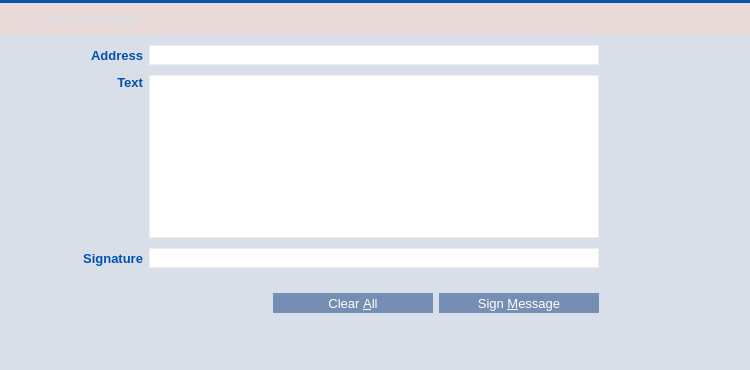
<?xml version="1.0" encoding="UTF-8"?>
<ui version="4.0">
 <class>SignMessagePage</class>
 <widget class="QWidget" name="SignMessagePage">
  <property name="geometry">
   <rect>
    <x>0</x>
    <y>0</y>
    <width>750</width>
    <height>370</height>
   </rect>
  </property>
  <property name="palette">
   <palette>
    <active>
     <colorrole role="Button">
      <brush brushstyle="SolidPattern">
       <color alpha="255">
        <red>233</red>
        <green>217</green>
        <blue>216</blue>
       </color>
      </brush>
     </colorrole>
     <colorrole role="Base">
      <brush brushstyle="SolidPattern">
       <color alpha="255">
        <red>233</red>
        <green>217</green>
        <blue>216</blue>
       </color>
      </brush>
     </colorrole>
     <colorrole role="Window">
      <brush brushstyle="SolidPattern">
       <color alpha="255">
        <red>233</red>
        <green>217</green>
        <blue>216</blue>
       </color>
      </brush>
     </colorrole>
     <colorrole role="Highlight">
      <brush brushstyle="SolidPattern">
       <color alpha="255">
        <red>235</red>
        <green>235</green>
        <blue>235</blue>
       </color>
      </brush>
     </colorrole>
     <colorrole role="HighlightedText">
      <brush brushstyle="SolidPattern">
       <color alpha="255">
        <red>171</red>
        <green>127</green>
        <blue>130</blue>
       </color>
      </brush>
     </colorrole>
    </active>
    <inactive>
     <colorrole role="Button">
      <brush brushstyle="SolidPattern">
       <color alpha="255">
        <red>233</red>
        <green>217</green>
        <blue>216</blue>
       </color>
      </brush>
     </colorrole>
     <colorrole role="Base">
      <brush brushstyle="SolidPattern">
       <color alpha="255">
        <red>233</red>
        <green>217</green>
        <blue>216</blue>
       </color>
      </brush>
     </colorrole>
     <colorrole role="Window">
      <brush brushstyle="SolidPattern">
       <color alpha="255">
        <red>233</red>
        <green>217</green>
        <blue>216</blue>
       </color>
      </brush>
     </colorrole>
     <colorrole role="Highlight">
      <brush brushstyle="SolidPattern">
       <color alpha="255">
        <red>235</red>
        <green>235</green>
        <blue>235</blue>
       </color>
      </brush>
     </colorrole>
     <colorrole role="HighlightedText">
      <brush brushstyle="SolidPattern">
       <color alpha="255">
        <red>171</red>
        <green>127</green>
        <blue>130</blue>
       </color>
      </brush>
     </colorrole>
    </inactive>
    <disabled>
     <colorrole role="Button">
      <brush brushstyle="SolidPattern">
       <color alpha="255">
        <red>233</red>
        <green>217</green>
        <blue>216</blue>
       </color>
      </brush>
     </colorrole>
     <colorrole role="Base">
      <brush brushstyle="SolidPattern">
       <color alpha="255">
        <red>233</red>
        <green>217</green>
        <blue>216</blue>
       </color>
      </brush>
     </colorrole>
     <colorrole role="Window">
      <brush brushstyle="SolidPattern">
       <color alpha="255">
        <red>233</red>
        <green>217</green>
        <blue>216</blue>
       </color>
      </brush>
     </colorrole>
     <colorrole role="Highlight">
      <brush brushstyle="SolidPattern">
       <color alpha="255">
        <red>240</red>
        <green>240</green>
        <blue>240</blue>
       </color>
      </brush>
     </colorrole>
     <colorrole role="HighlightedText">
      <brush brushstyle="SolidPattern">
       <color alpha="255">
        <red>171</red>
        <green>127</green>
        <blue>130</blue>
       </color>
      </brush>
     </colorrole>
    </disabled>
   </palette>
  </property>
  <property name="windowTitle">
   <string>Form</string>
  </property>
  <property name="styleSheet">
   <string notr="true">QLineEdit {
	border: 1px solid #ededed;
}
</string>
  </property>
  <layout class="QVBoxLayout" name="verticalLayout_4">
   <property name="spacing">
    <number>0</number>
   </property>
   <property name="margin">
    <number>0</number>
   </property>
   <item>
    <widget class="Line" name="lineBeforeAddressBook_3">
     <property name="styleSheet">
      <string notr="true">background-color: #0052AE;</string>
     </property>
     <property name="frameShadow">
      <enum>QFrame::Raised</enum>
     </property>
     <property name="lineWidth">
      <number>0</number>
     </property>
     <property name="orientation">
      <enum>Qt::Horizontal</enum>
     </property>
    </widget>
   </item>
   <item>
    <widget class="QWidget" name="wHeader" native="true">
     <property name="minimumSize">
      <size>
       <width>0</width>
       <height>32</height>
      </size>
     </property>
     <property name="maximumSize">
      <size>
       <width>16777215</width>
       <height>32</height>
      </size>
     </property>
     <property name="is_header" stdset="0">
      <bool>true</bool>
     </property>
     <layout class="QHBoxLayout" name="horizontalLayout_20">
      <property name="margin">
       <number>0</number>
      </property>
      <item>
       <spacer name="horizontalSpacer_28">
        <property name="orientation">
         <enum>Qt::Horizontal</enum>
        </property>
        <property name="sizeType">
         <enum>QSizePolicy::Fixed</enum>
        </property>
        <property name="sizeHint" stdset="0">
         <size>
          <width>7</width>
          <height>20</height>
         </size>
        </property>
       </spacer>
      </item>
      <item>
       <widget class="QLabel" name="label_37">
        <property name="sizePolicy">
         <sizepolicy hsizetype="Preferred" vsizetype="Preferred">
          <horstretch>0</horstretch>
          <verstretch>0</verstretch>
         </sizepolicy>
        </property>
        <property name="minimumSize">
         <size>
          <width>30</width>
          <height>30</height>
         </size>
        </property>
        <property name="maximumSize">
         <size>
          <width>30</width>
          <height>30</height>
         </size>
        </property>
        <property name="text">
         <string/>
        </property>
        <property name="pixmap">
         <pixmap resource="../res.qrc">:/res/sign_message_icon.png</pixmap>
        </property>
       </widget>
      </item>
      <item>
       <widget class="QLabel" name="label_38">
        <property name="font">
         <font>
          <pointsize>11</pointsize>
          <stylestrategy>PreferAntialias</stylestrategy>
         </font>
        </property>
        <property name="styleSheet">
         <string notr="true">QLabel {
	color: #D8DFE9;
}</string>
        </property>
        <property name="text">
         <string>Sign Message</string>
        </property>
        <property name="buddy">
         <cstring></cstring>
        </property>
       </widget>
      </item>
     </layout>
    </widget>
   </item>
   <item>
    <widget class="QWidget" name="wContainer" native="true">
     <property name="styleSheet">
      <string notr="true">#wContainer {
	background-color: #D8DFE9;
}</string>
     </property>
     <layout class="QVBoxLayout" name="verticalLayout_2">
      <property name="spacing">
       <number>0</number>
      </property>
      <property name="margin">
       <number>0</number>
      </property>
      <item>
       <layout class="QHBoxLayout" name="horizontalLayout" stretch="1,7,1">
        <property name="spacing">
         <number>0</number>
        </property>
        <item>
         <spacer name="horizontalSpacer_29">
          <property name="orientation">
           <enum>Qt::Horizontal</enum>
          </property>
          <property name="sizeHint" stdset="0">
           <size>
            <width>136</width>
            <height>216</height>
           </size>
          </property>
         </spacer>
        </item>
        <item>
         <layout class="QVBoxLayout" name="verticalLayout_3">
          <property name="topMargin">
           <number>0</number>
          </property>
          <item>
           <layout class="QGridLayout" name="gridLayout_5">
            <property name="topMargin">
             <number>6</number>
            </property>
            <property name="bottomMargin">
             <number>3</number>
            </property>
            <property name="spacing">
             <number>6</number>
            </property>
            <item row="2" column="0">
             <widget class="QLabel" name="label_40">
              <property name="font">
               <font>
                <pointsize>10</pointsize>
                <weight>75</weight>
                <bold>true</bold>
               </font>
              </property>
              <property name="styleSheet">
               <string notr="true">QLabel {
	color: #0052AE;
}</string>
              </property>
              <property name="text">
               <string>Signature</string>
              </property>
              <property name="alignment">
               <set>Qt::AlignRight|Qt::AlignTrailing|Qt::AlignVCenter</set>
              </property>
              <property name="margin">
               <number>5</number>
              </property>
             </widget>
            </item>
            <item row="0" column="3">
             <widget class="QPushButton" name="addressBookButton_SM">
              <property name="minimumSize">
               <size>
                <width>28</width>
                <height>28</height>
               </size>
              </property>
              <property name="maximumSize">
               <size>
                <width>28</width>
                <height>28</height>
               </size>
              </property>
              <property name="toolTip">
               <string>Choose an address from the address book</string>
              </property>
              <property name="styleSheet">
               <string notr="true">QPushButton {
	border: 0px solid gray;
	image: url(:/res/addressbook/normal.png);
}

QPushButton:!enabled {
	image: url(:/res/addressbook/disabled.png);
}

QPushButton:pressed:flat {
	image: url(:/res/addressbook/pressed.png);
}

QPushButton:hover {
	image: url(:/res/addressbook/hover.png);
}</string>
              </property>
              <property name="shortcut">
               <string>Alt+A</string>
              </property>
              <property name="flat">
               <bool>true</bool>
              </property>
             </widget>
            </item>
            <item row="0" column="2">
             <widget class="QPushButton" name="pasteButton_SM">
              <property name="minimumSize">
               <size>
                <width>28</width>
                <height>28</height>
               </size>
              </property>
              <property name="maximumSize">
               <size>
                <width>28</width>
                <height>28</height>
               </size>
              </property>
              <property name="toolTip">
               <string>Paste address from clipboard</string>
              </property>
              <property name="styleSheet">
               <string notr="true">QPushButton {
	border: 0px solid gray;
	image: url(:/res/paste/normal.png);
}

QPushButton:!enabled {
	image: url(:/res/paste/disabled.png);
}

QPushButton:pressed:flat {
	image: url(:/res/paste/pressed.png);
}

QPushButton:hover {
	image: url(:/res/paste/hover.png);
}</string>
              </property>
              <property name="shortcut">
               <string>Alt+P</string>
              </property>
              <property name="flat">
               <bool>true</bool>
              </property>
             </widget>
            </item>
            <item row="0" column="0">
             <widget class="QLabel" name="label_39">
              <property name="font">
               <font>
                <pointsize>10</pointsize>
                <weight>75</weight>
                <bold>true</bold>
               </font>
              </property>
              <property name="styleSheet">
               <string notr="true">QLabel {
	color: #0052AE;
}</string>
              </property>
              <property name="text">
               <string>Address</string>
              </property>
              <property name="alignment">
               <set>Qt::AlignRight|Qt::AlignTrailing|Qt::AlignVCenter</set>
              </property>
              <property name="margin">
               <number>5</number>
              </property>
             </widget>
            </item>
            <item row="0" column="1">
             <widget class="QValidatedLineEdit" name="addressIn_SM">
              <property name="minimumSize">
               <size>
                <width>0</width>
                <height>20</height>
               </size>
              </property>
              <property name="font">
               <font>
                <pointsize>10</pointsize>
               </font>
              </property>
              <property name="toolTip">
               <string>The address to sign the message with (e.g. WDS17iag9jJgTHD1VXjvLCEnZuQ3rJDE9L)</string>
              </property>
              <property name="maxLength">
               <number>34</number>
              </property>
             </widget>
            </item>
            <item row="1" column="0">
             <widget class="QLabel" name="label_41">
              <property name="font">
               <font>
                <pointsize>10</pointsize>
                <weight>75</weight>
                <bold>true</bold>
               </font>
              </property>
              <property name="styleSheet">
               <string notr="true">QLabel {
	color: #0052AE;
}</string>
              </property>
              <property name="text">
               <string>Text</string>
              </property>
              <property name="alignment">
               <set>Qt::AlignRight|Qt::AlignTop|Qt::AlignTrailing</set>
              </property>
              <property name="margin">
               <number>5</number>
              </property>
             </widget>
            </item>
            <item row="1" column="1">
             <widget class="QPlainTextEdit" name="messageIn_SM">
              <property name="font">
               <font>
                <pointsize>10</pointsize>
               </font>
              </property>
              <property name="toolTip">
               <string>Enter the message you want to sign here</string>
              </property>
              <property name="styleSheet">
               <string notr="true">QPlainTextEdit {
	border: 1px solid #ededed;
}</string>
              </property>
              <property name="plainText">
               <string/>
              </property>
              <property name="backgroundVisible">
               <bool>false</bool>
              </property>
             </widget>
            </item>
            <item row="2" column="2">
             <widget class="QPushButton" name="copySignatureButton_SM">
              <property name="minimumSize">
               <size>
                <width>28</width>
                <height>28</height>
               </size>
              </property>
              <property name="maximumSize">
               <size>
                <width>28</width>
                <height>28</height>
               </size>
              </property>
              <property name="toolTip">
               <string>Copy the current signature to the system clipboard</string>
              </property>
              <property name="styleSheet">
               <string notr="true">QPushButton {
	border: 0px solid gray;
	image: url(:/res/copy/normal.png);
}

QPushButton:pressed:flat {
	image: url(:/res/copy/pressed.png);
}

QPushButton:hover {
	image: url(:/res/copy/hover.png);
}</string>
              </property>
              <property name="text">
               <string/>
              </property>
              <property name="flat">
               <bool>true</bool>
              </property>
             </widget>
            </item>
            <item row="2" column="1">
             <widget class="QLineEdit" name="signatureOut_SM">
              <property name="minimumSize">
               <size>
                <width>0</width>
                <height>20</height>
               </size>
              </property>
              <property name="font">
               <font>
                <pointsize>10</pointsize>
               </font>
              </property>
              <property name="readOnly">
               <bool>true</bool>
              </property>
             </widget>
            </item>
           </layout>
          </item>
          <item>
           <widget class="QLabel" name="statusLabel_SM">
            <property name="font">
             <font>
              <pointsize>10</pointsize>
              <weight>75</weight>
              <bold>true</bold>
             </font>
            </property>
            <property name="text">
             <string/>
            </property>
            <property name="alignment">
             <set>Qt::AlignCenter</set>
            </property>
            <property name="wordWrap">
             <bool>true</bool>
            </property>
           </widget>
          </item>
          <item>
           <widget class="QWidget" name="wAcceptHolder" native="true">
            <property name="minimumSize">
             <size>
              <width>0</width>
              <height>26</height>
             </size>
            </property>
            <layout class="QHBoxLayout" name="horizontalLayout_22">
             <property name="margin">
              <number>0</number>
             </property>
             <item>
              <spacer name="horizontalSpacer_30">
               <property name="orientation">
                <enum>Qt::Horizontal</enum>
               </property>
               <property name="sizeHint" stdset="0">
                <size>
                 <width>40</width>
                 <height>20</height>
                </size>
               </property>
              </spacer>
             </item>
             <item>
              <widget class="QPushButton" name="clearButton_SM">
               <property name="minimumSize">
                <size>
                 <width>160</width>
                 <height>20</height>
                </size>
               </property>
               <property name="maximumSize">
                <size>
                 <width>160</width>
                 <height>20</height>
                </size>
               </property>
               <property name="font">
                <font>
                 <pointsize>10</pointsize>
                 <stylestrategy>PreferAntialias</stylestrategy>
                </font>
               </property>
               <property name="toolTip">
                <string>Reset all sign message fields</string>
               </property>
               <property name="styleSheet">
                <string notr="true">QPushButton {
	background-color: #758EB3;
	color: #FFFFFF;
	border: 0px solid gray;
	max-height: 20px;
	min-height: 20px;
	max-width: 160px;
	min-width: 160px;
}

QPushButton:hover {
	background-color: #0099CC;
}

QPushButton:pressed:flat {
	background-color: #0099CC;
}</string>
               </property>
               <property name="text">
                <string>Clear &amp;All</string>
               </property>
               <property name="flat">
                <bool>true</bool>
               </property>
              </widget>
             </item>
             <item>
              <widget class="QPushButton" name="signMessageButton_SM">
               <property name="font">
                <font>
                 <pointsize>10</pointsize>
                 <stylestrategy>PreferAntialias</stylestrategy>
                </font>
               </property>
               <property name="toolTip">
                <string>Sign the message to prove you own this Blazecoin address</string>
               </property>
               <property name="styleSheet">
                <string notr="true">QPushButton {
    background-color: #758EB3;
	color: #FFFFFF;
	border: 0px solid gray;
	max-height: 20px;
	min-height: 20px;
	max-width: 160px;
	min-width: 160px;
}

QPushButton:hover {
	background-color: #0099CC;
}

QPushButton:pressed:flat {
	background-color: #0099CC;
}</string>
               </property>
               <property name="text">
                <string>Sign &amp;Message</string>
               </property>
               <property name="flat">
                <bool>true</bool>
               </property>
              </widget>
             </item>
             <item>
              <spacer name="horizontalSpacer">
               <property name="orientation">
                <enum>Qt::Horizontal</enum>
               </property>
               <property name="sizeType">
                <enum>QSizePolicy::Fixed</enum>
               </property>
               <property name="sizeHint" stdset="0">
                <size>
                 <width>68</width>
                 <height>20</height>
                </size>
               </property>
              </spacer>
             </item>
            </layout>
           </widget>
          </item>
         </layout>
        </item>
        <item>
         <spacer name="horizontalSpacer_31">
          <property name="orientation">
           <enum>Qt::Horizontal</enum>
          </property>
          <property name="sizeHint" stdset="0">
           <size>
            <width>136</width>
            <height>20</height>
           </size>
          </property>
         </spacer>
        </item>
       </layout>
      </item>
      <item>
       <spacer name="verticalSpacer">
        <property name="orientation">
         <enum>Qt::Vertical</enum>
        </property>
        <property name="sizeHint" stdset="0">
         <size>
          <width>20</width>
          <height>82</height>
         </size>
        </property>
       </spacer>
      </item>
     </layout>
    </widget>
   </item>
  </layout>
 </widget>
 <customwidgets>
  <customwidget>
   <class>QValidatedLineEdit</class>
   <extends>QLineEdit</extends>
   <header>qvalidatedlineedit.h</header>
  </customwidget>
 </customwidgets>
 <resources>
  <include location="../res.qrc"/>
 </resources>
 <connections/>
</ui>
